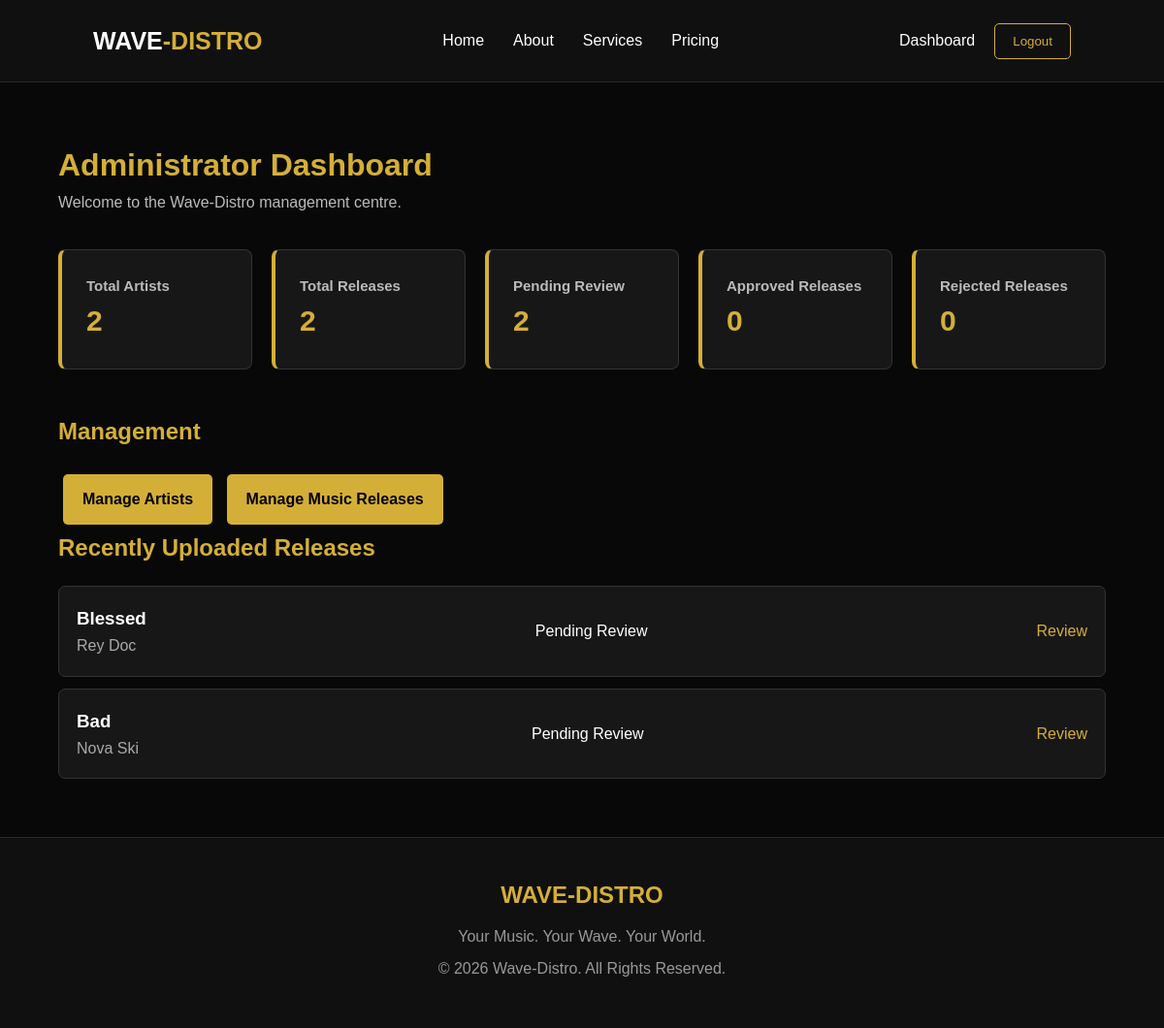
The page /accounts/admin-dashboard/ (signed in) on the database its author committed.
### music/models.py (models this page shows, shortened)
class Release(models.Model):
    RELEASE_TYPES = [
        ('Single', 'Single'),
        ('EP', 'EP'),
        ('Album', 'Album'),
    ]
    STATUS_CHOICES = [
        ('Draft', 'Draft'),
        ('Pending Review', 'Pending Review'),
        ('Approved', 'Approved'),
        ('Rejected', 'Rejected'),
    ]
    artist = models.ForeignKey(
        'accounts.ArtistProfile',
        on_delete=models.CASCADE,
        related_name='releases'
    )
    title = models.CharField(max_length=200)
    release_type = models.CharField(
        max_length=20,
        choices=RELEASE_TYPES
    )
    genre = models.CharField(max_length=100)
    release_date = models.DateField()
    artwork = models.FileField(
        upload_to='artwork/',
        validators=[
            FileExtensionValidator(
                allowed_extensions=['jpg', 'jpeg', 'png']
            ),
            validate_artwork_size
        ]
    )
    status = models.CharField(
        max_length=30,
        choices=STATUS_CHOICES,
        default='Draft'
    )
    created_at = models.DateTimeField(auto_now_add=True)

### accounts/models.py (models this page shows, shortened)
class ArtistProfile(models.Model):
    user = models.OneToOneField(
        settings.AUTH_USER_MODEL,
        on_delete=models.CASCADE,
        related_name='artist_profile'
    )
    full_name = models.CharField(max_length=150)
    artist_name = models.CharField(max_length=150)
    created_at = models.DateTimeField(auto_now_add=True)
    updated_at = models.DateTimeField(auto_now=True)

### accounts/views.py (the view)
@staff_member_required
def admin_dashboard(request):
    total_artists = ArtistProfile.objects.count()
    total_releases = Release.objects.count()
    pending_releases = Release.objects.filter(
        status='Pending Review'
    ).count()
    approved_releases = Release.objects.filter(
        status='Approved'
    ).count()
    rejected_releases = Release.objects.filter(
        status='Rejected'
    ).count()
    recent_releases = Release.objects.select_related(
        'artist'
    ).order_by('-created_at')[:5]
    context = {
        'total_artists': total_artists,
        'total_releases': total_releases,
        'pending_releases': pending_releases,
        'approved_releases': approved_releases,
        'rejected_releases': rejected_releases,
        'recent_releases': recent_releases,
    }
    return render(
        request,
        'accounts/admin_dashboard.html',
        context
    )

### templates/accounts/admin_dashboard.html
{% extends 'base.html' %}
{% block content %}
<section class="admin-section">
    <div class="admin-heading">
        <h1>Administrator Dashboard</h1>
        <p>Welcome to the Wave-Distro management centre.</p>
    </div>
    <div class="admin-stats">
        <div class="admin-stat-card">
            <h3>Total Artists</h3>
            <p>{{ total_artists }}</p>
        </div>
        <div class="admin-stat-card">
            <h3>Total Releases</h3>
            <p>{{ total_releases }}</p>
        </div>
        <div class="admin-stat-card">
            <h3>Pending Review</h3>
            <p>{{ pending_releases }}</p>
        </div>
        <div class="admin-stat-card">
            <h3>Approved Releases</h3>
            <p>{{ approved_releases }}</p>
        </div>
        <div class="admin-stat-card">
            <h3>Rejected Releases</h3>
            <p>{{ rejected_releases }}</p>
        </div>
    </div>
    <div class="admin-navigation">
        <h2>Management</h2>
        <a href="{% url 'admin_artists' %}">
            Manage Artists
        </a>
        <a href="{% url 'admin_releases' %}">
            Manage Music Releases
        </a>
    </div>
    <div class="admin-recent">
        <h2>Recently Uploaded Releases</h2>
        {% for release in recent_releases %}
            <div class="admin-release-row">
                <div>
                    <h3>{{ release.title }}</h3>
                    <p>{{ release.artist.artist_name }}</p>
                </div>
                <span>{{ release.status }}</span>
                <a href="{% url 'review_release' release.pk %}">
                    Review
                </a>
            </div>
        {% empty %}
            <p>No music releases have been uploaded yet.</p>
        {% endfor %}
    </div>
</section>
{% endblock %}

### static/css/style.css (style rules this page uses)
* { margin: 0; padding: 0; box-sizing: border-box; }
html { scroll-behavior: smooth; }
body { background: #080808; color: #ffffff; font-family: Arial, sans-serif; line-height: 1.6; }
:root { --gold: #d4af37; --black: #080808; --dark: #141414; --white: #ffffff; }
.admin-section { width: 90%; max-width: 1200px; margin: 60px auto; color: #ffffff; }
.admin-heading { margin-bottom: 35px; }
.admin-heading h1 { color: #d4af37; font-size: 32px; }
.admin-heading p { color: #bbbbbb; }
.admin-stats { display: grid; grid-template-columns: repeat(auto-fit, minmax(190px, 1fr)); gap: 20px; }
.admin-stat-card { background: #171717; border: 1px solid #333333; border-left: 4px solid #d4af37; padding: 25px; border-radius: 8px; }
.admin-stat-card h3 { color: #bbbbbb; font-size: 15px; }
.admin-stat-card p { color: #d4af37; font-size: 30px; font-weight: bold; }
.admin-navigation { margin-top: 45px; }
.admin-navigation h2, .admin-recent h2 { color: #d4af37; margin-bottom: 20px; }
.admin-navigation a { display: inline-block; background: #d4af37; color: #000000; padding: 13px 20px; margin: 5px; border-radius: 5px; text-decoration: none; font-weight: bold; }
.admin-release-row { display: flex; justify-content: space-between; align-items: center; gap: 15px; background: #171717; border: 1px solid #333333; padding: 18px; margin-bottom: 12px; border-radius: 7px; }
.admin-release-row h3 { color: #ffffff; }
.admin-release-row p { color: #aaaaaa; }
.admin-release-row a, .admin-table a { color: #d4af37; text-decoration: none; }

### rows shown on the page
Release: title "Blessed", artist.artist_name "Rey Doc", status "Pending Review"
Release: title "Bad", artist.artist_name "Nova Ski", status "Pending Review"

### other values the page prints
{{ total_artists }} "2"
{{ total_releases }} "2"
{{ pending_releases }} "2"
{{ approved_releases }} "0"
{{ rejected_releases }} "0"
